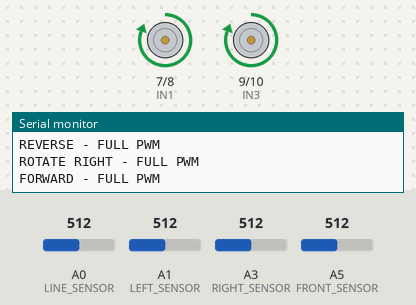
Bench run of a sketch on a simulated Arduino Nano, built with avr-gcc and run on an emulated ATmega328P. On the bench: motor-driver pin pairs drawn as motors (green arrow = first pin HIGH = forward, orange = second pin HIGH = backward, longer = more drive, scaled by the enable pin), the last lines printed to the serial monitor. Inputs (shaded band) come from the test bench; at power-on: A0 (LINE_SENSOR) = 512, A3 (RIGHT_SENSOR) = 512, A1 (LEFT_SENSOR) = 512, A5 (FRONT_SENSOR) = 512.

Above: at 6.2 s.
6.3 s: A0 (LINE_SENSOR) set to 731
9.8 s: A0 (LINE_SENSOR) set to 757
At 11.6 s:
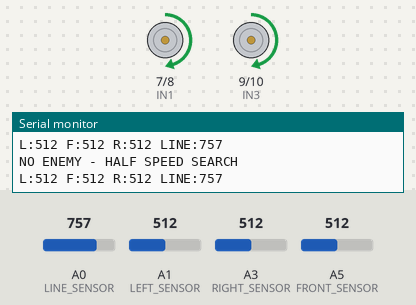
12.6 s: A3 (RIGHT_SENSOR) set to 409
17.6 s: A3 (RIGHT_SENSOR) set to 382
At 18.5 s:
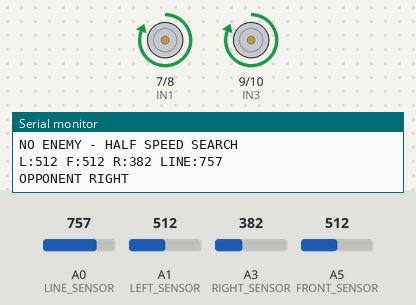
21.1 s: A0 (LINE_SENSOR) set to 740
At 21.5 s:
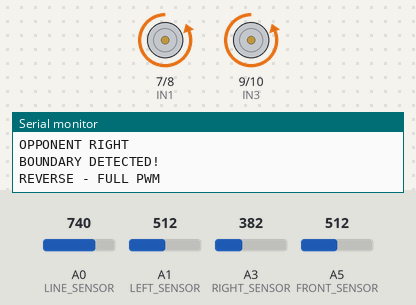
26.1 s: A0 (LINE_SENSOR) set to 760
At 26.6 s:
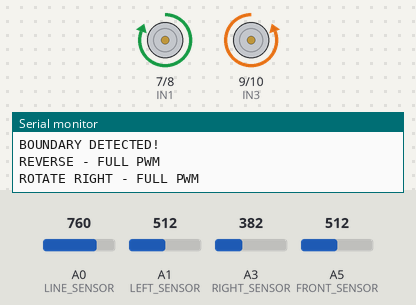
Timing chart, 0 to 30.8 s (numbered marks = the images above; inputs shaded):
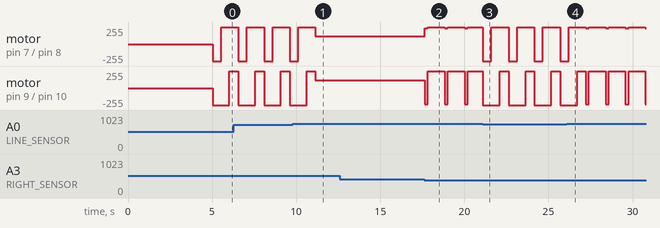

The sketch:

Revised_AutoSumo_1kg.ino
```cpp
/*
  AUTONOMOUS SUMOBOT
  Arduino Nano + L298N

  MOTOR CONNECTIONS:
  Left motor:
    ENA -> D6
    IN1 -> D7
    IN2 -> D8

  Right motor:
    ENB -> D5
    IN3 -> D9
    IN4 -> D10

  SENSORS:
    Left opponent  -> A1
    Front opponent -> A5
    Right opponent -> A3
    Line sensor    -> A0

  Serial Monitor: 9600 baud
*/

// ---------------- PIN DEFINITIONS ----------------

#define ENA 6
#define ENB 5

#define IN1 7
#define IN2 8
#define IN3 9
#define IN4 10

#define LEFT_SENSOR  A1
#define FRONT_SENSOR A5
#define RIGHT_SENSOR A3
#define LINE_SENSOR  A0

// ---------------- SENSOR THRESHOLDS ----------------

// Opponent sensors read LOW when an opponent is detected
const int LEFT_THRESHOLD  = 300;
const int FRONT_THRESHOLD = 300;
const int RIGHT_THRESHOLD = 400;

// Boundary is expected to read BELOW this value
const int LINE_THRESHOLD = 750;

// ---------------- MOTOR SPEEDS ----------------

// PWM range: 0-255
const int SEARCH_SPEED  = 120;  // Half-speed searching
const int ATTACK_SPEED  = 255;  // Full PWM attack
const int TURN_SPEED    = 240;  // Normal turning
const int REVERSE_SPEED = 255;  // Full PWM reverse

// ---------------- TIMINGS ----------------

const unsigned long START_DELAY = 5000;

// Front attack cycle
const unsigned long FRONT_ATTACK_TIME  = 5000;
const unsigned long FRONT_REVERSE_TIME = 200;
const unsigned long FRONT_TURN_TIME    = 250;

// Side opponent behavior
const unsigned long SIDE_TURN_TIME   = 180;
const unsigned long SIDE_ATTACK_TIME  = 1000;

// Boundary recovery sequence
const unsigned long ESCAPE_REVERSE_TIME = 500;
const unsigned long ESCAPE_TURN_TIME    = 500;
const unsigned long ESCAPE_FORWARD_TIME = 500;

// ---------------- MOTOR CONTROL ----------------

void stopMotors() {
  analogWrite(ENA, 0);
  analogWrite(ENB, 0);

  digitalWrite(IN1, LOW);
  digitalWrite(IN2, LOW);
  digitalWrite(IN3, LOW);
  digitalWrite(IN4, LOW);
}

void forward(int speedValue) {
  // Both motors move forward
  digitalWrite(IN1, HIGH);
  digitalWrite(IN2, LOW);

  digitalWrite(IN3, HIGH);
  digitalWrite(IN4, LOW);

  analogWrite(ENA, speedValue);
  analogWrite(ENB, speedValue);
}

void reverseMotors(int speedValue) {
  // Both motors move backward
  digitalWrite(IN1, LOW);
  digitalWrite(IN2, HIGH);

  digitalWrite(IN3, LOW);
  digitalWrite(IN4, HIGH);

  analogWrite(ENA, speedValue);
  analogWrite(ENB, speedValue);
}

void pivotLeft(int speedValue) {
  // Left motor backward, right motor forward
  digitalWrite(IN1, LOW);
  digitalWrite(IN2, HIGH);

  digitalWrite(IN3, HIGH);
  digitalWrite(IN4, LOW);

  analogWrite(ENA, speedValue);
  analogWrite(ENB, speedValue);
}

void pivotRight(int speedValue) {
  // Left motor forward, right motor backward
  digitalWrite(IN1, HIGH);
  digitalWrite(IN2, LOW);

  digitalWrite(IN3, LOW);
  digitalWrite(IN4, HIGH);

  analogWrite(ENA, speedValue);
  analogWrite(ENB, speedValue);
}

// ---------------- SENSOR DETECTION ----------------

bool opponentLeft() {
  return analogRead(LEFT_SENSOR) < LEFT_THRESHOLD;
}

bool opponentFront() {
  return analogRead(FRONT_SENSOR) < FRONT_THRESHOLD;
}

bool opponentRight() {
  return analogRead(RIGHT_SENSOR) < RIGHT_THRESHOLD;
}

// Confirm boundary using 3 quick readings.
// Boundary must read below LINE_THRESHOLD.
bool confirmedLineDetected() {
  int lowCount = 0;

  for (int i = 0; i < 3; i++) {
    if (analogRead(LINE_SENSOR) < LINE_THRESHOLD) {
      lowCount++;
    }
  }

  return lowCount >= 2;
}

// ---------------- BOUNDARY RECOVERY ----------------

bool checkAndEscapeBoundary() {
  if (!confirmedLineDetected()) {
    return false;
  }

  Serial.println("BOUNDARY DETECTED!");

  // STEP 1: Reverse at full PWM for 500 ms
  Serial.println("REVERSE - FULL PWM");
  reverseMotors(255);
  delay(ESCAPE_REVERSE_TIME);

  // STEP 2: Rotate right at full PWM for 500 ms
  // Left motor forward, right motor backward
  Serial.println("ROTATE RIGHT - FULL PWM");
  pivotRight(255);
  delay(ESCAPE_TURN_TIME);

  // STEP 3: Move forward at full PWM for 500 ms
  Serial.println("FORWARD - FULL PWM");
  forward(255);
  delay(ESCAPE_FORWARD_TIME);

  Serial.println("RESUMING NORMAL OPERATION");

  // Main loop will check all sensors again
  return true;
}

// ---------------- MOVEMENT WITH BOUNDARY CHECK ----------------

bool runMovementWithBoundaryCheck(
  void (*movement)(int),
  int speedValue,
  unsigned long duration
) {
  unsigned long startTime = millis();

  while (millis() - startTime < duration) {
    // Boundary has priority during every timed movement
    if (checkAndEscapeBoundary()) {
      return false;
    }

    movement(speedValue);
    delay(5);
  }

  return true;
}

// ---------------- FRONT ATTACK CYCLE ----------------

void frontAttackSequence() {
  while (true) {
    Serial.println("FRONT ATTACK - 5 SECONDS");

    // Attack forward for 5 seconds
    if (!runMovementWithBoundaryCheck(
          forward, ATTACK_SPEED, FRONT_ATTACK_TIME)) {
      return;
    }

    // Brief reverse
    Serial.println("FRONT ATTACK - BRIEF REVERSE");

    if (!runMovementWithBoundaryCheck(
          reverseMotors, REVERSE_SPEED, FRONT_REVERSE_TIME)) {
      return;
    }

    // Brief right pivot
    Serial.println("FRONT ATTACK - PIVOT RIGHT");

    if (!runMovementWithBoundaryCheck(
          pivotRight, TURN_SPEED, FRONT_TURN_TIME)) {
      return;
    }

    // Repeat until boundary detection interrupts the sequence.
  }
}

// ---------------- SETUP ----------------

void setup() {
  Serial.begin(9600);

  pinMode(ENA, OUTPUT);
  pinMode(ENB, OUTPUT);

  pinMode(IN1, OUTPUT);
  pinMode(IN2, OUTPUT);
  pinMode(IN3, OUTPUT);
  pinMode(IN4, OUTPUT);

  pinMode(LEFT_SENSOR, INPUT);
  pinMode(FRONT_SENSOR, INPUT);
  pinMode(RIGHT_SENSOR, INPUT);
  pinMode(LINE_SENSOR, INPUT);

  stopMotors();

  Serial.println("SUMOBOT READY");
  Serial.println("STARTING IN 5 SECONDS");

  delay(START_DELAY);

  Serial.println("AUTONOMOUS MODE STARTED");
}

// ---------------- MAIN LOOP ----------------

void loop() {
  int leftValue  = analogRead(LEFT_SENSOR);
  int frontValue = analogRead(FRONT_SENSOR);
  int rightValue = analogRead(RIGHT_SENSOR);
  int lineValue  = analogRead(LINE_SENSOR);

  // Serial Monitor diagnostics
  Serial.print("L:");
  Serial.print(leftValue);

  Serial.print(" F:");
  Serial.print(frontValue);

  Serial.print(" R:");
  Serial.print(rightValue);

  Serial.print(" LINE:");
  Serial.println(lineValue);

  // Highest priority: boundary detection
  if (checkAndEscapeBoundary()) {
    return;
  }

  // FRONT opponent: repeat 5-second attack cycle
  if (frontValue < FRONT_THRESHOLD) {
    frontAttackSequence();
    return;
  }

  // RIGHT opponent: pivot right, then attack
  if (rightValue < RIGHT_THRESHOLD) {
    Serial.println("OPPONENT RIGHT");

    if (!runMovementWithBoundaryCheck(
          pivotRight, TURN_SPEED, SIDE_TURN_TIME)) {
      return;
    }

    runMovementWithBoundaryCheck(
      forward, ATTACK_SPEED, SIDE_ATTACK_TIME);

    return;
  }

  // LEFT opponent: pivot left, then attack
  if (leftValue < LEFT_THRESHOLD) {
    Serial.println("OPPONENT LEFT");

    if (!runMovementWithBoundaryCheck(
          pivotLeft, TURN_SPEED, SIDE_TURN_TIME)) {
      return;
    }

    runMovementWithBoundaryCheck(
      forward, ATTACK_SPEED, SIDE_ATTACK_TIME);

    return;
  }

  // No opponent detected: search forward at half speed
  Serial.println("NO ENEMY - HALF SPEED SEARCH");
  forward(SEARCH_SPEED);
}
```

Measured:
- the behaviour switches between 749 and 750 on A0 (LINE_SENSOR) (found by bisection; images 0 and 1)
- the behaviour switches between 400 and 399 on A3 (RIGHT_SENSOR) (found by bisection; images 1 and 2)
- after the input at 17.6 s, motor on pin 7 (IN1) / pin 8 (IN2): alternates forward 255/255 for 1.0 s and forward 240/255 for 0.18 s, starting after 0.05 s; motor on pin 9 (IN3) / pin 10 (IN4): alternates forward 255/255 for 1.0 s and backward 240/255 for 0.18 s, starting after 0.05 s
- after the input at 21.1 s, motor on pin 7 (IN1) / pin 8 (IN2): alternates forward 255/255 for 1.0 s and backward 255/255 for 0.50 s, starting at once; motor on pin 9 (IN3) / pin 10 (IN4): alternates forward 255/255 for 0.53 s and backward 255/255 for 1.0 s, starting at once
- by itself, motor on pin 7 (IN1) / pin 8 (IN2): alternates forward 255/255 for 1.0 s and backward 255/255 for 0.50 s
- by itself, motor on pin 9 (IN3) / pin 10 (IN4): alternates forward 255/255 for 0.53 s and backward 255/255 for 1.0 s
